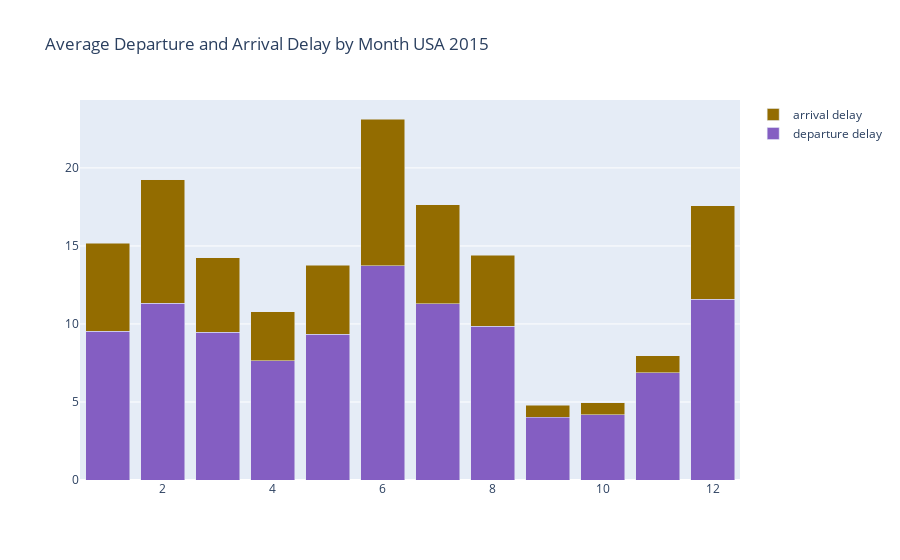

Notebook code cell kept with this figure:
### Code cell
fig=go.Figure(data=[go.Bar(x=df.month,y=df.dep_delay,name='departure delay',marker_color='#845EC2'),
                   go.Bar(x=df.month,y=df.arr_delay,name='arrival delay',marker_color='#936C00')],
                 layout=go.Layout(title='Average Departure and Arrival Delay by Month USA 2015',barmode='stack'))
fig.show()

### Figure 1 — Plotly figure (JSON) as saved in the notebook; plotly's stock layout.template omitted (floating-point values rounded to 4 significant figures)
{"data": [{"marker": {"color": "#845EC2"}, "name": "departure delay", "type": "bar", "x": [1, 2, 3, 4, 5, 6, 7, 8, 9, 10, 11, 12], "y": ["9.517399057", "11.329804213", "9.4570960041", "7.6541922", "9.3526387696", "13.744596614", "11.2960393149", "9.8402404532", "4.8035578325", "4.9586889225", "6.8798111853", "11.5947144377"]}, {"marker": {"color": "#936C00"}, "name": "arrival delay", "type": "bar", "x": [1, 2, 3, 4, 5, 6, 7, 8, 9, 10, 11, 12], "y": ["5.6533274606", "7.9031480157", "4.8018885135", "3.1247219938", "4.4186718928", "9.3910362634", "6.3535387676", "4.5479907391", "-0.7679300392", "-0.7751133874", "1.0875992581", "5.9719550112"]}], "layout": {"barmode": "stack", "title": {"text": "Average Departure and Arrival Delay by Month USA 2015"}}}
